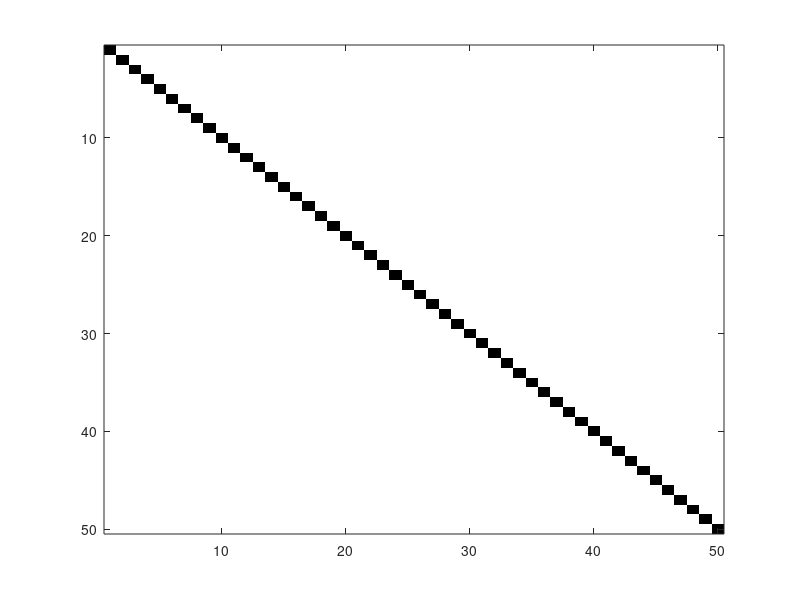

MATLAB code to generate this figure:
%ani1: first example on smooth animations

clear all;
close all;
figure(1);
clf;

oldcmap = colormap;
colormap([1 1 1;0 0 0]);

n=50;
state=ones(n,n);
for iter=1:n,
   state(iter,iter)=2;
   image(state);
end;
